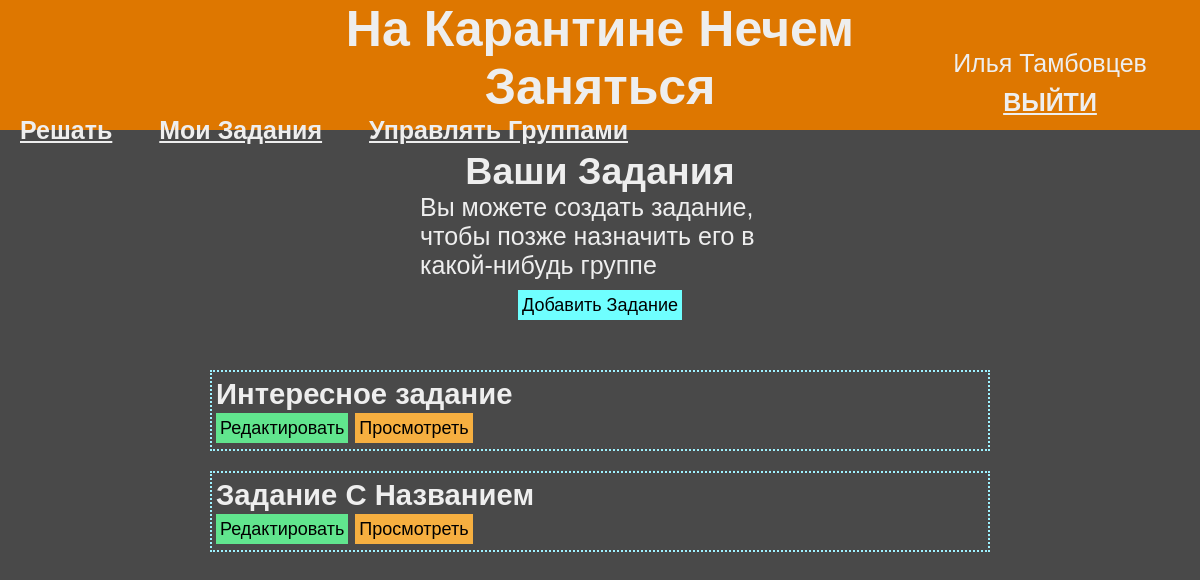
/usertasks (signed in), run on an earlier commit of the app's database.
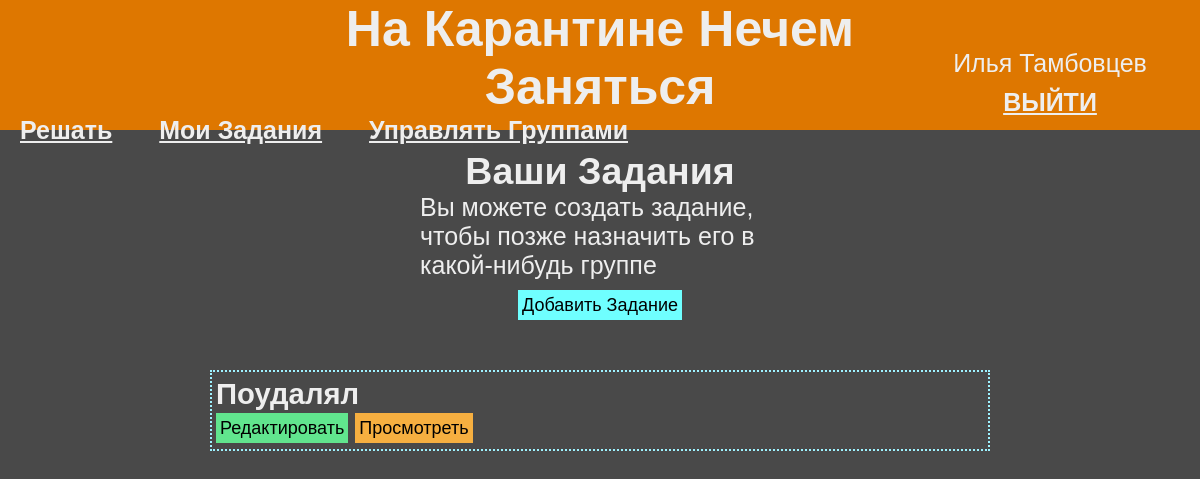
And on a later commit of the database.
### data/user.py (models this page shows, shortened)
class User(UserMixin, SerializerMixin, SqlAlchemyBase):
    __tablename__ = "users"
    id = sa.Column(sa.Integer,
                   primary_key=True,
                   autoincrement=True)
    name = sa.Column(sa.String)
    surname = sa.Column(sa.String)
    email = sa.Column(sa.String,
                      index=True,
                      unique=True)
    hashed_password = sa.Column(sa.String)
    tasks = sa.orm.relationship("Task",
                                backref="user",
                                lazy="subquery")
    solutions = sa.orm.relationship("Solution",
                                    backref="user",
                                    lazy="subquery")
    deadlines = sa.orm.relationship("Deadline",
                                    backref="user",
                                    lazy="subquery")
    @property
    def full_name(self):
        return " ".join([self.name, self.surname])

### data/task.py (models this page shows)
class Task(SqlAlchemyBase, SerializerMixin):
    __tablename__ = "tasks"
    id = sa.Column(sa.Integer,
                   primary_key=True,
                   autoincrement=True)
    name = sa.Column(sa.String, default="Задание Без Названия")
    created_time = sa.Column(sa.DateTime,
                             default=datetime.datetime.now)
    description = sa.Column(sa.String, default="""Описания нет :-( <br/>
                                                  Должно быть вы знаете, что делать""")
    user_id = sa.Column(sa.Integer, sa.ForeignKey("users.id"))
    deadlines = sa.orm.relationship("Deadline",
                                    backref="task",
                                    lazy="subquery")
    problems = sa.orm.relationship("Problem",
                                    backref="task",
                                    lazy="subquery")
    def get_related_attrs(self):
        return None
    def get_non_related_attrs(self):
        return ("id", "name", "created_time", "user_id")

### main.py (the view)
@app.route("/usertasks", methods=["GET"])
def user_tasks():
    tasks = manage_sql.get_related_objects(current_user, "tasks")
    return render_template("usertasks.html", tasks=tasks)

### data/db_session.py (called while the page is built)
def create_session() -> Session:
    global __factory
    return __factory()

### main.py (called while the page is built)
@login_manager.user_loader
def load_user(user_id):
    sql = db.create_session()
    return sql.query(db.User).get(user_id)

### manage_sql.py (called while the page is built)
def get_related_objects(obj, attr):
    if hasattr(obj, attr):
        return list(map(get_object_data, getattr(obj, attr)))

def get_object_data(obj):
    non_related_fields = obj.to_dict(only=obj.get_non_related_attrs())
    if obj.get_related_attrs():
        related_fields = {rel: get_related_ids(obj, rel)
                          for rel in obj.get_related_attrs()}
    else:
        related_fields = dict()
    data = {**non_related_fields, **related_fields}  # их сумма
    return data

### templates/usertasks.html (shortened to what this page needs)
{% extends "/j2/base.j2" %}
{% block head %}
<link rel="stylesheet" type="text/css" href="/static/css/taskNgroup.css">
{% endblock %}
{% block body_content %}
	<div class="container">
		<div class="beginPage">
			<h2>Ваши Задания</h2>
			<p class="help">Вы можете создать задание, чтобы позже назначить его в какой-нибудь группе</p>
			<button class="itemBtn" onclick="location.href = '/newtask'">Добавить Задание</button>
		</div>
	</div>
	<div class="container">
		{% if tasks is not none %}
			{% for item in tasks %}
				<div class="item">
					{% set id=item['id'] %}
					<h3>{{ item["name"] }}</h3>
					<div>
						<button class="itemBtn" style="background-color: #61e58e" onclick="location.href='/task/{{ item['id'] }}'">Редактировать</button>
						<button class="itemBtn" style="background-color: #f6af40" onclick="location.href='/correct/{{ item['id'] }}'">Просмотреть</button>
					</div>
				</div>
			{% endfor %}
		{% else %}
			<h5 class="listEmpty">Заданий нет</h5>
		{% endif %}
	</div>
{% endblock %}

### templates/j2/base.j2 (shortened to what this page needs)
<!DOCTYPE html>
<html lang="en" dir="ltr">
<head>
    <link rel="stylesheet" type="text/css" href="/static/css/master.css">
    {% block head %}{% endblock %}
</head>
<body>
    <header id="base_header">
        <h1 id="headline">На Карантине Нечем Заняться</h1>
        {% if current_user.is_authenticated %}
            <nav id="session">
                    <p id="username">{{ current_user.full_name }}</p>
                    <a id="logout" href="/logout">ВЫЙТИ</a>
            </nav>
            <nav id="links">
                <a href="/">Решать</a>
                <a href="/usertasks">Мои Задания</a>
                <a href="/usergroups">Управлять Группами</a>
            </nav>
        {% endif %}
    </header>
    {% block body_content %}{% endblock %}
</body>
</html>

### static/css/master.css (style rules this page uses)
* { margin: 0; padding: 0; box-sizing: border-box; }
body { background-color: #494949; font-family: sans-serif; color: #eeeeee; font-size: 25px; margin-bottom: 40vh }
a { color: inherit; font-weight: bold; }
.container { display: flex; flex-direction: column; align-items: center; width: 100%; }
#base_header { height: 130px; margin-bottom: 20px; background-color: #de7700; display: grid; grid-template-columns: 1fr 2fr 1fr; grid-template-rows: 2fr 1fr; grid-template-areas: ". headline session" "links links session"; }
#headline { grid-area: headline; text-align: center; }
#session { grid-area: session; display: flex; flex-direction: column; align-items: center; justify-content: center; }
#username { padding-bottom: 10px; }
#links { grid-area: links; padding-bottom: 20px; }
#links a { margin: 0 20px; }

### static/css/taskNgroup.css (style rules this page uses)
.item { display: flex; flex-direction: column; align-items: flex-start; width: 65%; margin-bottom: 20px; border: 2px dotted #9ef2ff; padding: 6px 4px; }
.itemBtn { border: 0; height: 30px; padding: 5px 4px; font-style: bold; font-size: 18px; }
.beginPage { width: 30%; margin-bottom: 50px; display: flex; flex-direction: column; align-items: center; }
.beginPage button { background-color: #6fffff; margin-top: 10px; }

What changed in the data, as far as the page shows it:
removed Task: name "Интересное задание"
removed Task: name "Задание C Названием"
added Task: name "Поудалял"
